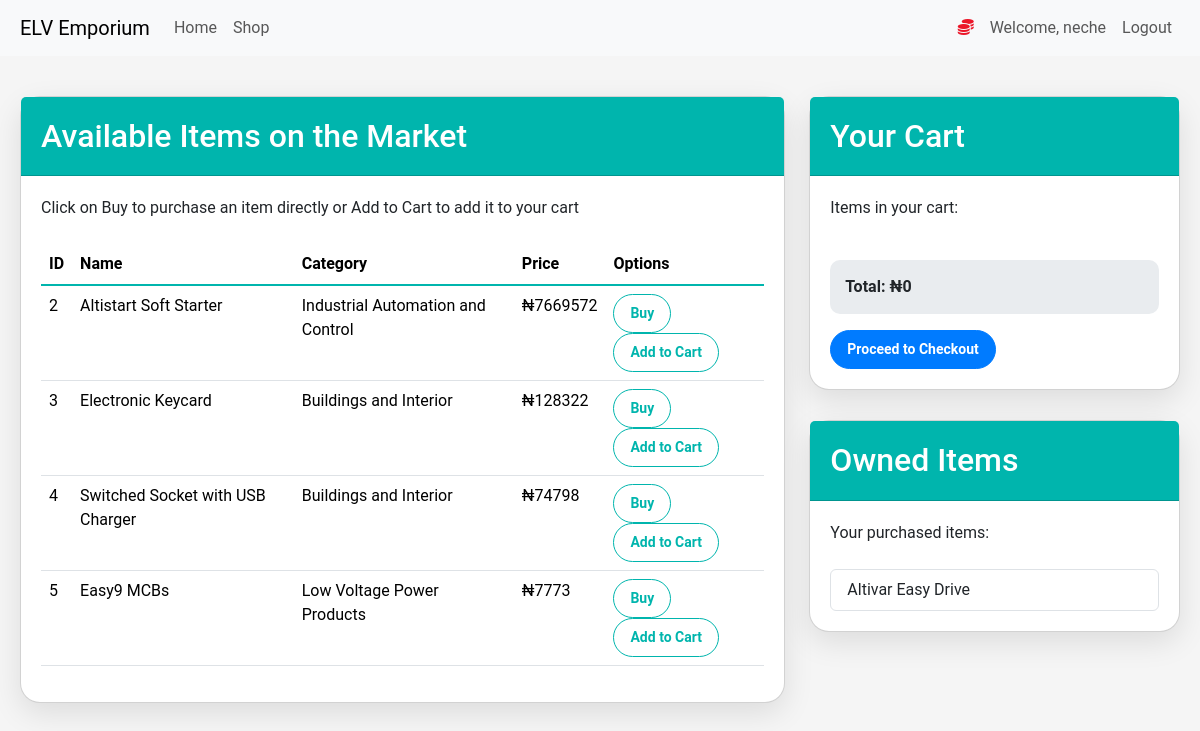
/shop (signed in), run on the app's committed database.
### market/models.py (models this page shows, shortened)
class User(db.Model, UserMixin):
    id = db.Column(db.Integer, primary_key=True)
    username = db.Column(db.String(30), nullable=False, unique=True)
    email_address = db.Column(db.String(60), nullable=False, unique=True)
    password_hash = db.Column(db.String(60), nullable=False)
    items = db.relationship('Item', backref='owned_user', lazy=True)
    cart = db.relationship('CartItem', backref='user', lazy=True)
    @property
    def password(self):
        return self.password
    def cart_items(self):
        return [cart_item.item for cart_item in self.cart]
    def cart_total(self):
        return sum(cart_item.item.price for cart_item in self.cart)

class Item(db.Model):
    id = db.Column(db.Integer, primary_key=True)
    name = db.Column(db.String(30), nullable=False, unique=True)
    category = db.Column(db.String(30), nullable=False)
    price = db.Column(db.Integer, nullable=False)
    owner = db.Column(db.Integer, db.ForeignKey('user.id'))

### market/routes.py (the view)
@app.route('/shop', methods=['GET', 'POST'])
@login_required
def shop_page():
    items = Item.query.filter_by(owner=None)
    owned_items = Item.query.filter_by(owner=current_user.id)
    return render_template('shop.html', items=items, owned_items=owned_items)

### market/models.py (called while the page is built)
@login_manager.user_loader
def load_user(user_id):
    return User.query.get(int(user_id))

### market/templates/shop.html (shortened to what this page needs)
{% extends 'base.html' %}
{% block content %}
<div class="marketplace-container">
    <div class="row">
        <div class="col-lg-8">
            <div class="card">
                <div class="card-header">
                    <h2 class="mb-0">Available Items on the Market</h2>
                </div>
                <div class="card-body">
                    <p class="mb-4">Click on Buy to purchase an item directly or Add to Cart to add it to your cart</p>
                    <div class="table-responsive">
                        <table class="table table-hover">
                            <thead>
                                <tr>
                                    <th scope="col">ID</th>
                                    <th scope="col">Name</th>
                                    <th scope="col">Category</th>
                                    <th scope="col">Price</th>
                                    <th scope="col">Options</th>
                                </tr>
                            </thead>
                            <tbody>
                                {% for item in items %}
                                <tr>
                                    <td>{{ item.id }}</td>
                                    <td>{{ item.name }}</td>
                                    <td>{{ item.category }}</td>
                                    <td>₦{{ item.price }}</td>
                                    <td>
                                        <form action="{{ url_for('checkout', item_id=item.id) }}" method="GET" style="display: inline;">
                                            <button type="submit" class="btn btn-primary btn-sm">Buy</button>
                                        </form>
                                        <form action="{{ url_for('add_to_cart', item_id=item.id) }}" method="POST" style="display: inline;">
                                            <button type="submit" class="btn btn-success btn-sm">Add to Cart</button>
                                        </form>
                                    </td>
                                </tr>
                                {% endfor %}
                            </tbody>
                        </table>
                    </div>
                </div>
            </div>
        </div>
        <div class="col-lg-4">
            <div class="card">
                <div class="card-header">
                    <h2 class="mb-0">Your Cart</h2>
                </div>
                <div class="card-body">
                    <p class="mb-4">Items in your cart:</p>
                    <div class="cart-summary mt-3">
                        <strong>Total: ₦{{ current_user.cart_total() }}</strong>
                    </div>
                    <a href="{{ url_for('checkout') }}" class="btn btn-primary btn-block mt-3">Proceed to Checkout</a>
                </div>
            </div>
            <div class="card mt-4">
                <div class="card-header">
                    <h2 class="mb-0">Owned Items</h2>
                </div>
                <div class="card-body">
                    <p class="mb-4">Your purchased items:</p>
                    <ul class="list-group">
                        {% for item in owned_items %}
                        <li class="list-group-item d-flex justify-content-between align-items-center">
                            {{ item.name }}
                            <span class="badge badge-secondary badge-pill">Owned</span>
                        </li>
                        {% endfor %}
                    </ul>
                </div>
            </div>
        </div>
    </div>
</div>
{% endblock %}

### market/templates/base.html (shortened to what this page needs)
<!doctype html>
<html lang="en">
<head>
    <link href="https://cdn.jsdelivr.net/npm/bootstrap@5.3.3/dist/css/bootstrap.min.css" rel="stylesheet"
>
    <link rel="stylesheet" href="https://cdnjs.cloudflare.com/ajax/libs/font-awesome/6.4.0/css/all.min.css">
</head>
<body>
    <nav class="navbar navbar-expand-lg bg-body-tertiary">
        <a class="navbar-brand" href="{{ url_for('home_page') }}">ELV Emporium</a>
        <div class="collapse navbar-collapse" id="navbarSupportedContent">
            <ul class="navbar-nav me-auto mb-2 mb-lg-0">
                <li class="nav-item active">
                    <a class="nav-link" href="{{ url_for('home_page') }}">Home </a>
                </li>
                <li class="nav-item">
                    <a class="nav-link" href="{{ url_for('shop_page') }}">Shop</a>
                </li>
            </ul>
            {% if current_user.is_authenticated %}
            <ul class="navbar-nav">
                <li class="nav-item">
                    <a class="nav-link" style="color: rgb(235, 22, 40); font-weight: bold">
                        <i class="fas fa-coins"></i>
                    </a>
                </li>
                <li class="nav-item">
                    <a class="nav-link">Welcome, {{ current_user.username }}</a>
                </li>
                <li class="nav-item">
                    <a class="nav-link" href="{{ url_for('logout_page') }}">Logout</a>
                </li>
            </ul>
            {% endif %}
        </div>
    </nav>
    {% block content %}
    {% endblock %}
</body>
</html>

### market/templates/shop.html (style rules this page uses)
body { background-color: #f0f4f8; font-family: 'Roboto', sans-serif; }
.marketplace-container { padding: 40px 20px; }
.card { background: white; border-radius: 20px; box-shadow: 0 10px 30px rgba(0, 0, 0, 0.1); margin-bottom: 30px; }
.card-header { background-color: #00B5AD; color: white; border-top-left-radius: 20px; border-top-right-radius: 20px; padding: 20px; }
.card-body { padding: 20px; }
.table { color: #333; }
.table thead th { border-top: none; border-bottom: 2px solid #00B5AD; }
.btn-info, .btn-success, .btn-primary { border-radius: 30px; padding: 8px 16px; font-size: 14px; font-weight: 600; transition: all 0.3s; }
.btn-success { background-color: #00B5AD; border-color: #00B5AD; }
.btn-primary { background-color: #007bff; border-color: #007bff; }
.cart-summary { background-color: #e9ecef; border-radius: 10px; padding: 15px; margin-top: 20px; }

### market/templates/base.html (style rules this page uses)
body { background-color: whitesmoke; color: rgb(243, 243, 243); }
nav.navbar { padding-left: 20px; padding-right: 20px; }
button.btn { border: 1px solid #00B5AD; background-color: transparent; color: #00B5AD; }

### data on the page
User: username "neche"
Item: id "2", name "Altistart Soft Starter", category "Industrial Automation and Control", price "7669572"
Item: id "3", name "Electronic Keycard", category "Buildings and Interior", price "128322"
Item: id "4", name "Switched Socket with USB Charger", category "Buildings and Interior", price "74798"
Item: id "5", name "Easy9 MCBs", category "Low Voltage Power Products", price "7773"
Item: name "Altivar Easy Drive"

### other printed values
{{ current_user.cart_total() }} "0"
